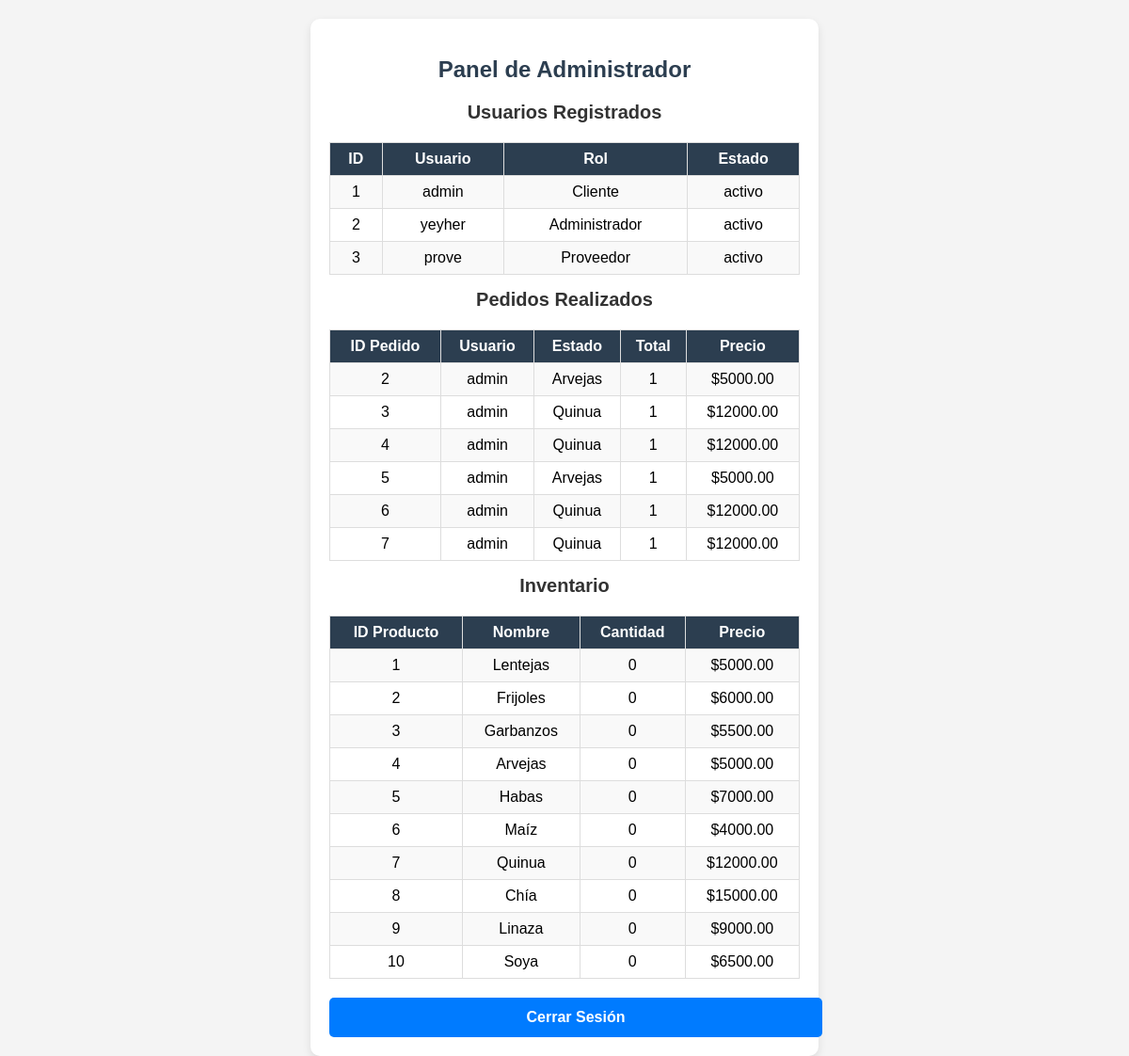
Page /admin.php (signed in) on the committed database.
### tables this page shows
CREATE TABLE `usuarios` (
  `id` int(11) NOT NULL,
  `usuario` varchar(100) NOT NULL,
  `clave` varchar(255) NOT NULL,
  `rol` enum('Cliente','Vendedor','Administrador','Proveedor') NOT NULL,
  `intentos_fallidos` int(11) DEFAULT 0,
  `bloqueado` tinyint(1) DEFAULT 0,
  `estado` enum('activo','bloqueado') DEFAULT 'activo'
);

CREATE TABLE `carrito` (
  `id_carrito` int(11) NOT NULL,
  `id_usuario` int(11) NOT NULL,
  `id_producto` int(11) NOT NULL,
  `cantidad` int(11) NOT NULL DEFAULT 1,
  `fecha_agregado` timestamp NOT NULL DEFAULT current_timestamp()
);

CREATE TABLE `productos` (
  `id_producto` int(11) NOT NULL,
  `nombre` varchar(100) NOT NULL,
  `categoria` varchar(50) DEFAULT NULL,
  `precio` decimal(10,2) NOT NULL,
  `stock` int(11) NOT NULL,
  `estado` enum('Bueno','Malo','Regular') NOT NULL DEFAULT 'Bueno',
  `id_proveedor` int(11) DEFAULT NULL,
  `cantidad` int(11) NOT NULL DEFAULT 0
);

### admin.php (the view, shortened to what this page needs)
<?php
include("db.php");
?>
<!DOCTYPE html>
<html lang="es">
<head>
    <link rel="stylesheet" href="admin.css">
</head>
<body>
    <div class="container">
        <h2>Panel de Administrador</h2>
        <h3>Usuarios Registrados</h3>
        <table border="1">
            <tr>
                <th>ID</th>
                <th>Usuario</th>
                <th>Rol</th>
                <th>Estado</th>
            </tr>
            <?php
            $result = $conn->query("SELECT id, usuario, rol, estado FROM usuarios");
            while ($row = $result->fetch_assoc()) {
                echo "<tr>
                        <td>{$row['id']}</td>
                        <td>{$row['usuario']}</td>
                        <td>{$row['rol']}</td>
                        <td>{$row['estado']}</td>
                    </tr>";
            }
            ?>
        </table>
        <h3>Pedidos Realizados</h3>
        <table border="1">
            <tr>
                <th>ID Pedido</th>
                <th>Usuario</th>
                <th>Estado</th>
                <th>Total</th>
                <th>Precio</th>
            </tr>
            <?php
  $result = $conn->query("SELECT carrito.id_carrito AS id_pedido, usuarios.usuario, productos.nombre AS producto, carrito.cantidad, (productos.precio * carrito.cantidad) AS total
  FROM carrito
  INNER JOIN usuarios ON carrito.id_usuario = usuarios.id
  INNER JOIN productos ON carrito.id_producto = productos.id_producto");
while ($row = $result->fetch_assoc()) {
echo "<tr>
<td>{$row['id_pedido']}</td>
<td>{$row['usuario']}</td>
<td>{$row['producto']}</td>
<td>{$row['cantidad']}</td>
<td>\${$row['total']}</td>
</tr>";
}
            ?>
        </table>
        <h3>Inventario</h3>
        <table border="1">
            <tr>
                <th>ID Producto</th>
                <th>Nombre</th>
                <th>Cantidad</th>
                <th>Precio</th>
            </tr>
            <?php
            $result = $conn->query("SELECT id_producto, nombre, cantidad, precio FROM productos");
            while ($row = $result->fetch_assoc()) {
                echo "<tr>
                        <td>{$row['id_producto']}</td>
                        <td>{$row['nombre']}</td>
                        <td>{$row['cantidad']}</td>
                        <td>\${$row['precio']}</td>
                    </tr>";
            }
            ?>
        </table>
        <a href="logout.php" class="link-button">Cerrar Sesión</a>
    </div>
</body>
</html>

### admin.css (style rules this page uses)
body { font-family: Arial, sans-serif; background-color: #f4f4f4; margin: 0; padding: 0; }
.container { width: 90%; max-width: 500px; margin: auto; background: white; padding: 20px; box-shadow: 0px 4px 10px rgba(0, 0, 0, 0.1); margin-top: 20px; border-radius: 10px; }
h2 { color: #2c3e50; text-align: center; font-size: 24px; }
h3 { color: #333; text-align: center; font-size: 20px; margin-top: 15px; }
table { width: 100%; border-collapse: collapse; margin: 10px 0; }
th, td { border: 1px solid #ddd; padding: 8px; text-align: center; }
th { background-color: #2c3e50; color: white; font-weight: bold; }
tr:nth-child(even) { background-color: #f9f9f9; }
.link-button { display: block; width: 100%; text-align: center; padding: 12px; background-color: #007bff; color: white; text-decoration: none; font-size: 16px; border-radius: 5px; font-weight: bold; margin-top: 20px; }

### rows in the picture
usuarios: id "1", usuario "admin", rol "Cliente", estado "activo"
usuarios: id "2", usuario "yeyher", rol "Administrador", estado "activo"
usuarios: id "3", usuario "prove", rol "Proveedor", estado "activo"
carrito: id_carrito "2", id_usuario.usuario "admin", id_producto.nombre "Arvejas", cantidad "1", total "5000.00"
carrito: id_carrito "3", id_usuario.usuario "admin", id_producto.nombre "Quinua", cantidad "1", total "12000.00"
carrito: id_carrito "4", id_usuario.usuario "admin", id_producto.nombre "Quinua", cantidad "1", total "12000.00"
carrito: id_carrito "5", id_usuario.usuario "admin", id_producto.nombre "Arvejas", cantidad "1", total "5000.00"
carrito: id_carrito "6", id_usuario.usuario "admin", id_producto.nombre "Quinua", cantidad "1", total "12000.00"
carrito: id_carrito "7", id_usuario.usuario "admin", id_producto.nombre "Quinua", cantidad "1", total "12000.00"
productos: id_producto "1", nombre "Lentejas", cantidad "0", precio "5000.00"
productos: id_producto "2", nombre "Frijoles", cantidad "0", precio "6000.00"
productos: id_producto "3", nombre "Garbanzos", cantidad "0", precio "5500.00"
productos: id_producto "4", nombre "Arvejas", cantidad "0", precio "5000.00"
productos: id_producto "5", nombre "Habas", cantidad "0", precio "7000.00"
productos: id_producto "6", nombre "Maíz", cantidad "0", precio "4000.00"
productos: id_producto "7", nombre "Quinua", cantidad "0", precio "12000.00"
productos: id_producto "8", nombre "Chía", cantidad "0", precio "15000.00"
productos: id_producto "9", nombre "Linaza", cantidad "0", precio "9000.00"
productos: id_producto "10", nombre "Soya", cantidad "0", precio "6500.00"
